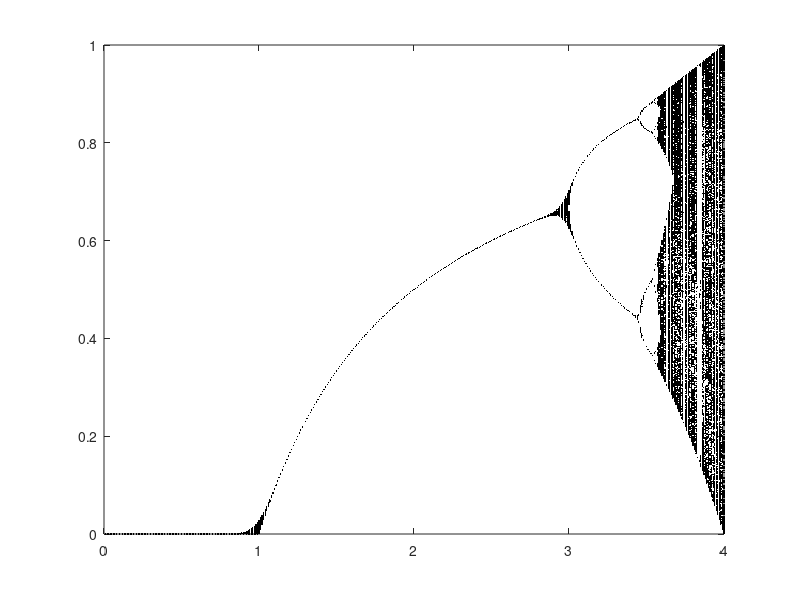

Write MATLAB code to recreate this figure.
clearvars;
close all;



N = 1000;


for a = 0:0.01:4
    fun = @(x) a*x*(1-x);
    x0 = 0.2;
    
    for i = 1:N
        x(i) = x0;
        x0 = fun(x0);
    end
    %     x1 = x(20:end);
    aa = a*ones(N-29,1);
    plot(aa,x(30:end),'.k','MarkerSize',3);
    hold on
    %     hold on;
    %     plot(a,max(x1),'.k','MarkerSize',3);
end



% plot(x);
% axis([0 N 0 1]);
% grid on;
